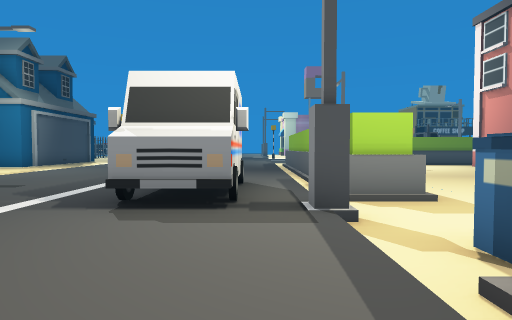
[1] (above)

24 first-person views from a walk through a scene from a Unity 3-D project. The camera is 1.3 m above the floor, tilts 2° down and sees 75° across. The floor is counted in squares, 2 m on a side. Each view is taken from the middle of a square. On the plan, view 1 faces up. The plan holds only what a view shows up to about 10 squares ahead; the rest is blank. The place goes on beyond the plan. The player character is not drawn. Some animated figures are not drawn.

[2]
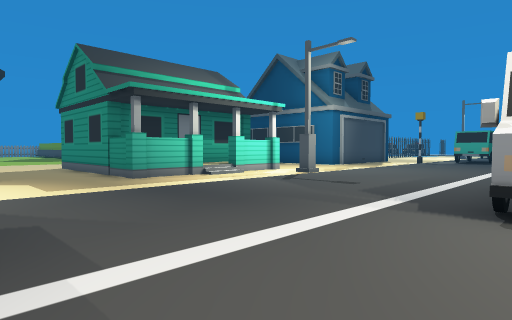

[3]
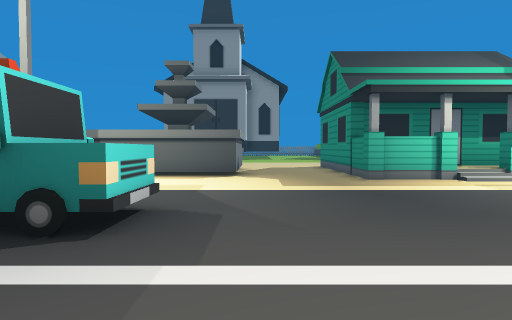

[4]
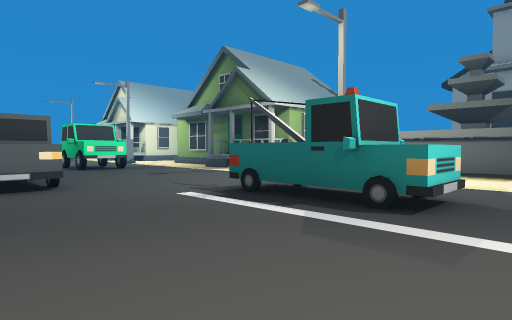

[5]
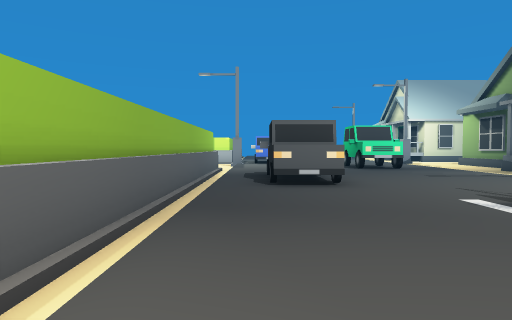

[6]
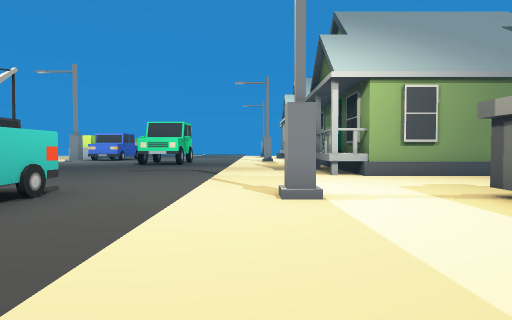

[7]
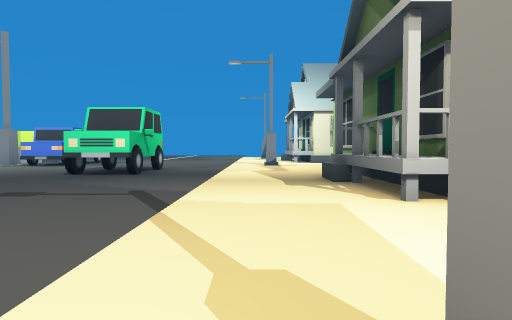

[8]
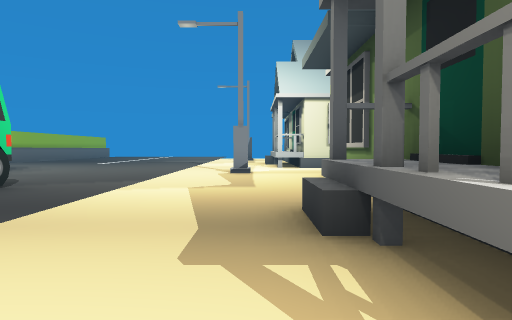

[9]
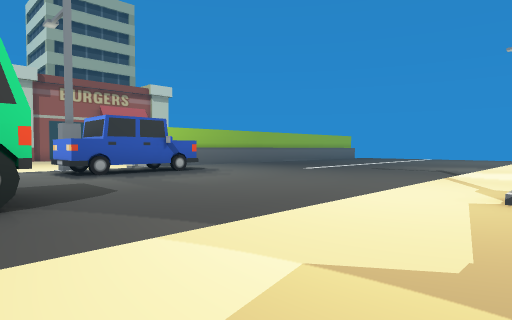

[10]
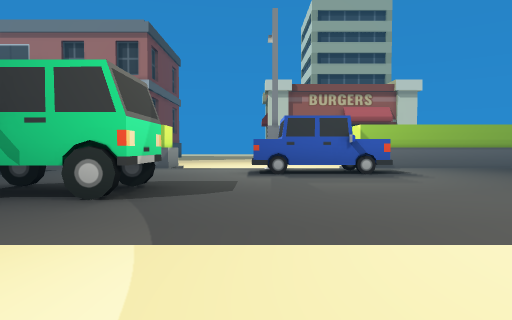

[11]
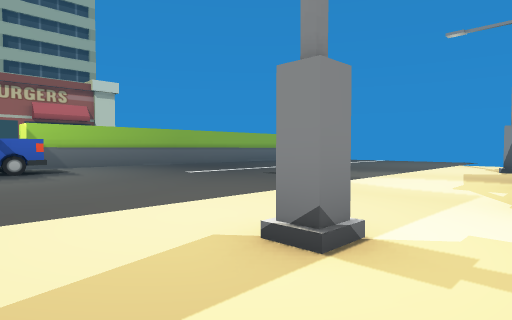

[12]
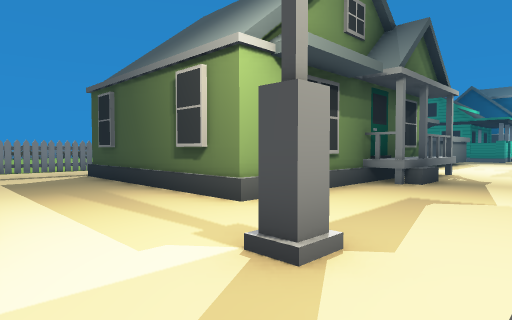

[13]
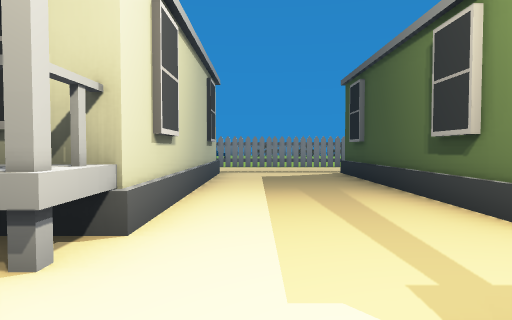

[14]
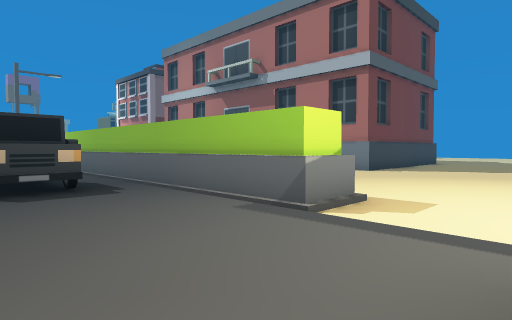

[15]
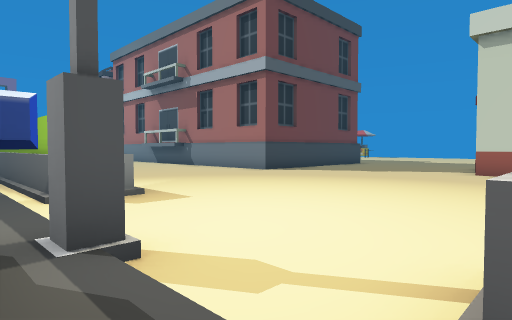

[16]
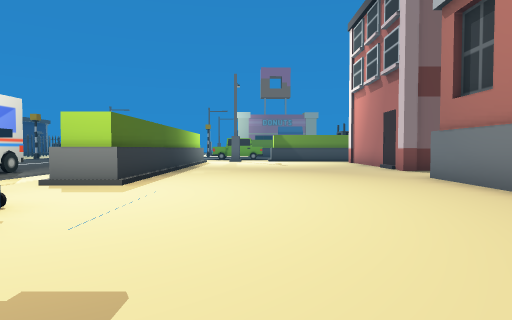

[17]
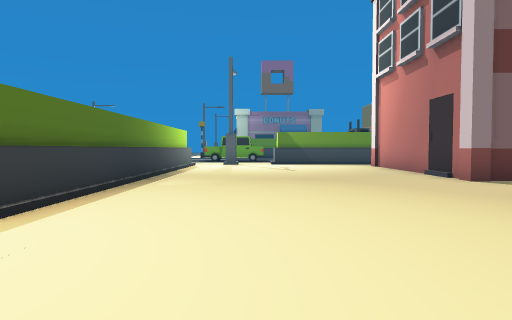

[18]
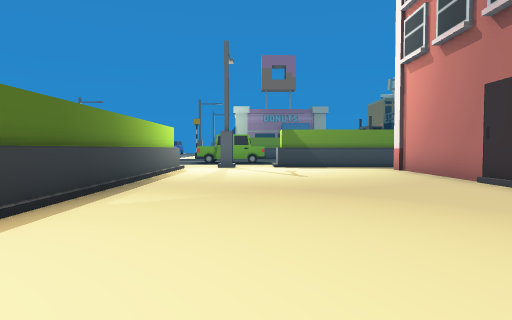

[19]
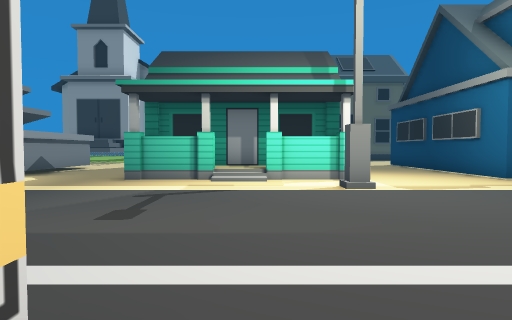

[20]
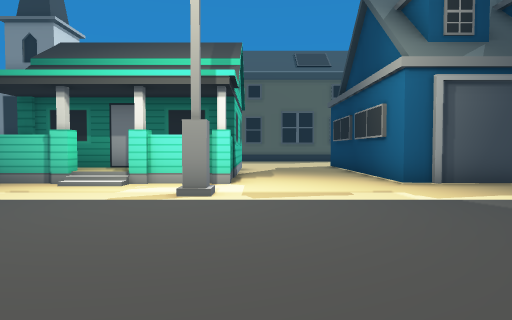

[21]
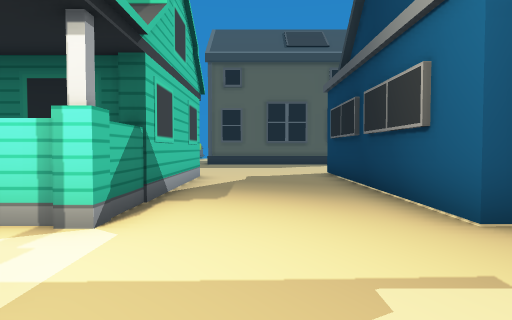

[22]
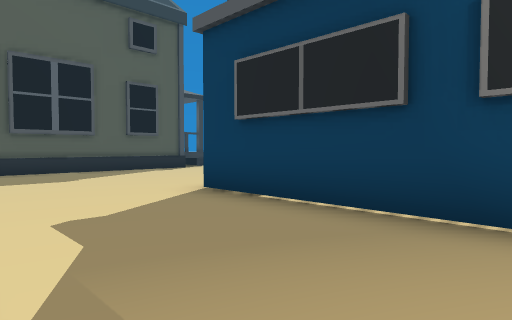

[23]
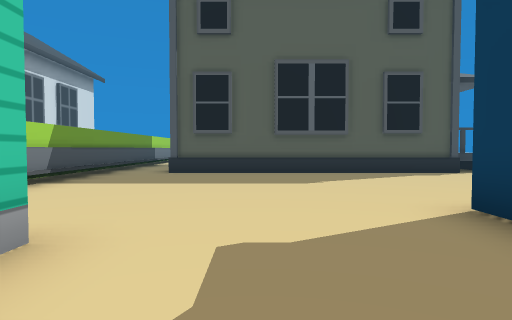

[24]
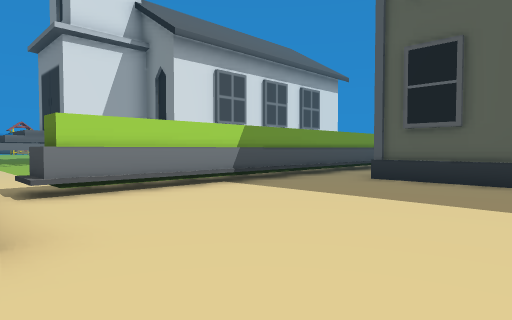

### Floor plan
Key: @ floor where view 1 was taken; # wall or solid block; x gap in a wall; . main floor; : floor 0.25 m higher than the main floor; + floor 0.5 m higher than the main floor; / step, stairs or slope; ^ raised ledge; O other object.
Columns run from 24 left of view 1 to 12 right of it. Each row starts with its distance up from view 1.
 14   #.....#######...        #.......#
 13   #.............../:      #.......#
 12   #.............../:::    #.......#
 11   #.............../:::    #.......#
 10   #.............../:::: :/#.......#
  9   #......######./#/::::::/#.......#
  8 .........    ##/../::::::/#........
  7 ########x    #+/../::::::/#.......
  6  ////////    #+/../::::O:/#......#
  5        :.    #+#../::::O:/#......#
  4         .    ###../::::O:#.......#
  3        :.   ....../::::::/.......
  2        :.   ....../::::::/O......
  1        :     ...../::::::/ .....
  0        #     O..../:O:::@/  ...
 -1             OO..../:O::::/#  .
 -2             OO..../:O::::/#
 -3              O..../:O::::/#
 -4              ...#./::::::/#
 -5              ...../::::O:/#
 -6             ....../::::O:/#
 -7            ####^../::::OO/# ..
 -8               #^../::::::/# ....
 -9               #^../::::::/#......
-10               #^../:OO:::/#.......
-11               ##../:O::::/.........
-12               #.../::::::/.........
-13               #.../::::OO/..........
-14        O ######.../::::OO/..........#
-15        O........../::::OO/.......   #
-16        :O........#/::::::/#.
-17        :O........./::::::/#
-18        :O######^../::::::/#
-19               #^../::::::/#
-20                 ../::::: /#

Where each view was taken, in squares from view 1:
view 1: 0 up, 0 right, facing up
view 2: 0 up, 1 left, facing up-left
view 3: 1 up, 1 left, facing left
view 4: 1 up, 0 right, facing down-left
view 5: 1 up, 0 right, facing down
view 6: 1 up, 7 left, facing down
view 7: 3 down, 7 left, facing down
view 8: 7 down, 8 left, facing down
view 9: 11 down, 8 left, facing down-right
view 10: 13 down, 8 left, facing right
view 11: 14 down, 9 left, facing down-right
view 12: 18 down, 6 left, facing up-left
view 13: 17 down, 7 left, facing left
view 14: 13 down, 2 left, facing up-right
view 15: 16 down, 0 right, facing up-right
view 16: 1 down, 5 right, facing up
view 17: 2 up, 5 right, facing up
view 18: 4 up, 5 right, facing up
view 19: 7 up, 1 left, facing left
view 20: 10 up, 2 left, facing left
view 21: 11 up, 6 left, facing left
view 22: 10 up, 12 left, facing up-left
view 23: 11 up, 13 left, facing left
view 24: 12 up, 15 left, facing down-left
